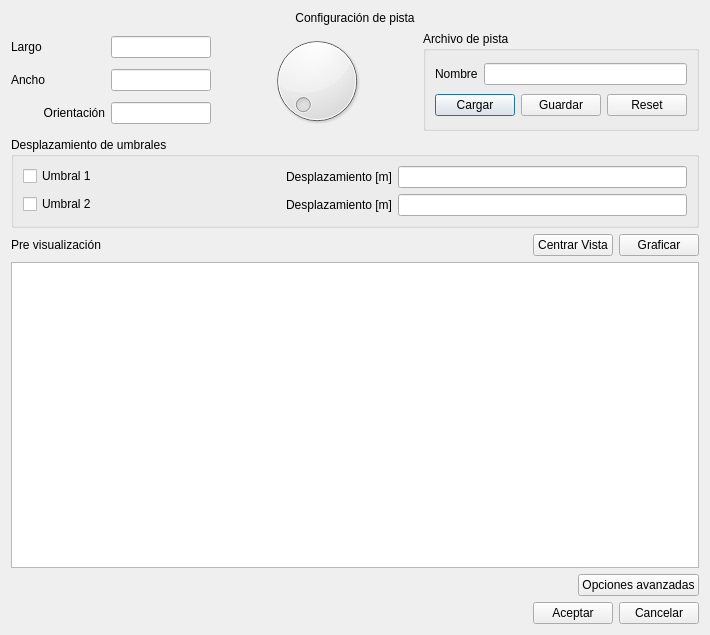
<?xml version="1.0" encoding="UTF-8"?>
<ui version="4.0">
 <class>DialogConfPista</class>
 <widget class="QDialog" name="DialogConfPista">
  <property name="geometry">
   <rect>
    <x>0</x>
    <y>0</y>
    <width>710</width>
    <height>635</height>
   </rect>
  </property>
  <property name="windowTitle">
   <string>Dialog</string>
  </property>
  <layout class="QVBoxLayout" name="verticalLayout_2">
   <item>
    <widget class="QLabel" name="tituloConfPista">
     <property name="text">
      <string>Configuración de pista</string>
     </property>
     <property name="alignment">
      <set>Qt::AlignCenter</set>
     </property>
    </widget>
   </item>
   <item>
    <layout class="QHBoxLayout" name="horizontalLayout_7">
     <item>
      <layout class="QGridLayout" name="gridLayout_2">
       <item row="0" column="1">
        <widget class="QLineEdit" name="leLargo">
         <property name="sizePolicy">
          <sizepolicy hsizetype="Preferred" vsizetype="Fixed">
           <horstretch>0</horstretch>
           <verstretch>0</verstretch>
          </sizepolicy>
         </property>
         <property name="maximumSize">
          <size>
           <width>100</width>
           <height>16777215</height>
          </size>
         </property>
         <property name="alignment">
          <set>Qt::AlignCenter</set>
         </property>
        </widget>
       </item>
       <item row="0" column="0">
        <widget class="QLabel" name="lbLargo">
         <property name="text">
          <string>Largo</string>
         </property>
        </widget>
       </item>
       <item row="1" column="0">
        <widget class="QLabel" name="lbAncho">
         <property name="text">
          <string>Ancho</string>
         </property>
        </widget>
       </item>
       <item row="1" column="1">
        <widget class="QLineEdit" name="leAncho">
         <property name="sizePolicy">
          <sizepolicy hsizetype="Preferred" vsizetype="Fixed">
           <horstretch>0</horstretch>
           <verstretch>0</verstretch>
          </sizepolicy>
         </property>
         <property name="maximumSize">
          <size>
           <width>100</width>
           <height>16777215</height>
          </size>
         </property>
         <property name="alignment">
          <set>Qt::AlignCenter</set>
         </property>
        </widget>
       </item>
       <item row="2" column="0">
        <widget class="QLabel" name="label_3">
         <property name="sizePolicy">
          <sizepolicy hsizetype="Preferred" vsizetype="Fixed">
           <horstretch>0</horstretch>
           <verstretch>0</verstretch>
          </sizepolicy>
         </property>
         <property name="text">
          <string>Orientación</string>
         </property>
         <property name="alignment">
          <set>Qt::AlignRight|Qt::AlignTrailing|Qt::AlignVCenter</set>
         </property>
        </widget>
       </item>
       <item row="2" column="1">
        <widget class="QLineEdit" name="leOrientacion">
         <property name="maximumSize">
          <size>
           <width>100</width>
           <height>16777215</height>
          </size>
         </property>
         <property name="layoutDirection">
          <enum>Qt::LeftToRight</enum>
         </property>
         <property name="alignment">
          <set>Qt::AlignCenter</set>
         </property>
        </widget>
       </item>
      </layout>
     </item>
     <item>
      <layout class="QVBoxLayout" name="vlDial">
       <item>
        <widget class="DialPista" name="dialPista">
         <property name="sizePolicy">
          <sizepolicy hsizetype="Expanding" vsizetype="Preferred">
           <horstretch>0</horstretch>
           <verstretch>0</verstretch>
          </sizepolicy>
         </property>
         <property name="notchesVisible">
          <bool>false</bool>
         </property>
        </widget>
       </item>
      </layout>
     </item>
     <item>
      <widget class="QGroupBox" name="gbArchivoPista">
       <property name="title">
        <string>Archivo de pista</string>
       </property>
       <layout class="QVBoxLayout" name="verticalLayout">
        <item>
         <layout class="QHBoxLayout" name="horizontalLayout">
          <item>
           <widget class="QLabel" name="lbNombre">
            <property name="text">
             <string>Nombre</string>
            </property>
           </widget>
          </item>
          <item>
           <widget class="QLineEdit" name="leNombreArchivo"/>
          </item>
         </layout>
        </item>
        <item>
         <layout class="QHBoxLayout" name="horizontalLayout_6">
          <item>
           <widget class="QPushButton" name="pbCargar">
            <property name="text">
             <string>Cargar</string>
            </property>
           </widget>
          </item>
          <item>
           <widget class="QPushButton" name="pbGuardar">
            <property name="text">
             <string>Guardar</string>
            </property>
           </widget>
          </item>
          <item>
           <widget class="QPushButton" name="pbReset">
            <property name="text">
             <string>Reset</string>
            </property>
           </widget>
          </item>
         </layout>
        </item>
       </layout>
      </widget>
     </item>
    </layout>
   </item>
   <item>
    <widget class="QGroupBox" name="groupBox">
     <property name="title">
      <string>Desplazamiento de umbrales</string>
     </property>
     <layout class="QFormLayout" name="formLayout">
      <item row="0" column="0">
       <widget class="QCheckBox" name="chkUmbral1">
        <property name="layoutDirection">
         <enum>Qt::LeftToRight</enum>
        </property>
        <property name="text">
         <string>Umbral 1</string>
        </property>
       </widget>
      </item>
      <item row="0" column="1">
       <layout class="QHBoxLayout" name="horizontalLayout_4">
        <item>
         <widget class="QLabel" name="lbUmbral1">
          <property name="text">
           <string>Desplazamiento [m]</string>
          </property>
          <property name="alignment">
           <set>Qt::AlignRight|Qt::AlignTrailing|Qt::AlignVCenter</set>
          </property>
          <property name="buddy">
           <cstring>leUmbral1</cstring>
          </property>
         </widget>
        </item>
        <item>
         <widget class="QLineEdit" name="leUmbral1">
          <property name="sizePolicy">
           <sizepolicy hsizetype="Preferred" vsizetype="Fixed">
            <horstretch>0</horstretch>
            <verstretch>0</verstretch>
           </sizepolicy>
          </property>
         </widget>
        </item>
       </layout>
      </item>
      <item row="1" column="0">
       <widget class="QCheckBox" name="chkUmbral2">
        <property name="layoutDirection">
         <enum>Qt::LeftToRight</enum>
        </property>
        <property name="text">
         <string>Umbral 2</string>
        </property>
       </widget>
      </item>
      <item row="1" column="1">
       <layout class="QHBoxLayout" name="horizontalLayout_5">
        <item>
         <widget class="QLabel" name="lbUmbral2">
          <property name="text">
           <string>Desplazamiento [m]</string>
          </property>
          <property name="alignment">
           <set>Qt::AlignRight|Qt::AlignTrailing|Qt::AlignVCenter</set>
          </property>
          <property name="buddy">
           <cstring>leUmbral2</cstring>
          </property>
         </widget>
        </item>
        <item>
         <widget class="QLineEdit" name="leUmbral2">
          <property name="sizePolicy">
           <sizepolicy hsizetype="Preferred" vsizetype="Fixed">
            <horstretch>0</horstretch>
            <verstretch>0</verstretch>
           </sizepolicy>
          </property>
         </widget>
        </item>
       </layout>
      </item>
     </layout>
    </widget>
   </item>
   <item>
    <layout class="QHBoxLayout" name="horizontalLayout_8">
     <item>
      <widget class="QLabel" name="lbPreVisualizacion">
       <property name="text">
        <string>Pre visualización</string>
       </property>
      </widget>
     </item>
     <item>
      <spacer name="horizontalSpacer_3">
       <property name="orientation">
        <enum>Qt::Horizontal</enum>
       </property>
       <property name="sizeHint" stdset="0">
        <size>
         <width>40</width>
         <height>20</height>
        </size>
       </property>
      </spacer>
     </item>
     <item>
      <widget class="QPushButton" name="pbCentrarVista">
       <property name="text">
        <string>Centrar Vista</string>
       </property>
      </widget>
     </item>
     <item>
      <widget class="QPushButton" name="pbGraficar">
       <property name="text">
        <string>Graficar</string>
       </property>
      </widget>
     </item>
    </layout>
   </item>
   <item>
    <widget class="VistaConfPista" name="gvPreVisualizacion"/>
   </item>
   <item>
    <layout class="QHBoxLayout" name="horizontalLayout_3">
     <item>
      <spacer name="horizontalSpacer_2">
       <property name="orientation">
        <enum>Qt::Horizontal</enum>
       </property>
       <property name="sizeHint" stdset="0">
        <size>
         <width>40</width>
         <height>20</height>
        </size>
       </property>
      </spacer>
     </item>
     <item>
      <widget class="QPushButton" name="pbOpcionesAvanzadas">
       <property name="text">
        <string>Opciones avanzadas</string>
       </property>
      </widget>
     </item>
    </layout>
   </item>
   <item>
    <layout class="QHBoxLayout" name="horizontalLayout_2">
     <item>
      <spacer name="horizontalSpacer">
       <property name="orientation">
        <enum>Qt::Horizontal</enum>
       </property>
       <property name="sizeHint" stdset="0">
        <size>
         <width>40</width>
         <height>20</height>
        </size>
       </property>
      </spacer>
     </item>
     <item>
      <widget class="QPushButton" name="pbAceptar">
       <property name="text">
        <string>Aceptar</string>
       </property>
      </widget>
     </item>
     <item>
      <widget class="QPushButton" name="pbCancelar">
       <property name="text">
        <string>Cancelar</string>
       </property>
      </widget>
     </item>
    </layout>
   </item>
  </layout>
 </widget>
 <customwidgets>
  <customwidget>
   <class>VistaConfPista</class>
   <extends>QGraphicsView</extends>
   <header>interfaz/aeropuerto/vistaconfpista.h</header>
  </customwidget>
  <customwidget>
   <class>DialPista</class>
   <extends>QDial</extends>
   <header>interfaz/aeropuerto/dialpista.h</header>
  </customwidget>
 </customwidgets>
 <tabstops>
  <tabstop>leLargo</tabstop>
  <tabstop>leAncho</tabstop>
  <tabstop>chkUmbral1</tabstop>
  <tabstop>chkUmbral2</tabstop>
  <tabstop>gvPreVisualizacion</tabstop>
  <tabstop>pbOpcionesAvanzadas</tabstop>
  <tabstop>pbAceptar</tabstop>
  <tabstop>pbCancelar</tabstop>
  <tabstop>leNombreArchivo</tabstop>
  <tabstop>pbCargar</tabstop>
  <tabstop>pbGuardar</tabstop>
  <tabstop>pbReset</tabstop>
  <tabstop>leUmbral1</tabstop>
  <tabstop>leUmbral2</tabstop>
 </tabstops>
 <resources/>
 <connections/>
</ui>
